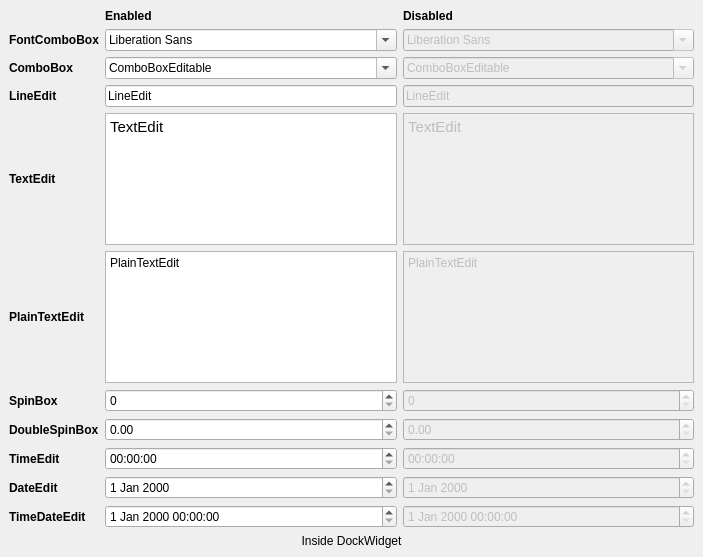
<?xml version="1.0" encoding="UTF-8"?>
<ui version="4.0">
 <class>DockWidget</class>
 <widget class="QDockWidget" name="DockWidget">
  <property name="geometry">
   <rect>
    <x>0</x>
    <y>0</y>
    <width>703</width>
    <height>557</height>
   </rect>
  </property>
  <property name="windowTitle">
   <string>Inputs - Fields</string>
  </property>
  <widget class="QWidget" name="dockWidgetContents">
   <layout class="QGridLayout" name="gridLayout">
    <item row="0" column="1">
     <widget class="QLabel" name="label">
      <property name="font">
       <font>
        <weight>75</weight>
        <bold>true</bold>
       </font>
      </property>
      <property name="text">
       <string>Enabled</string>
      </property>
     </widget>
    </item>
    <item row="0" column="2">
     <widget class="QLabel" name="label_2">
      <property name="font">
       <font>
        <weight>75</weight>
        <bold>true</bold>
       </font>
      </property>
      <property name="text">
       <string>Disabled</string>
      </property>
     </widget>
    </item>
    <item row="1" column="0">
     <widget class="QLabel" name="label_12">
      <property name="minimumSize">
       <size>
        <width>0</width>
        <height>0</height>
       </size>
      </property>
      <property name="maximumSize">
       <size>
        <width>16777215</width>
        <height>16777215</height>
       </size>
      </property>
      <property name="font">
       <font>
        <weight>75</weight>
        <bold>true</bold>
       </font>
      </property>
      <property name="toolTip">
       <string>This is a tool tip</string>
      </property>
      <property name="statusTip">
       <string>This is a status tip</string>
      </property>
      <property name="whatsThis">
       <string>This is &quot;what is this&quot;</string>
      </property>
      <property name="text">
       <string>FontComboBox</string>
      </property>
     </widget>
    </item>
    <item row="1" column="1">
     <widget class="QFontComboBox" name="fontComboBox">
      <property name="minimumSize">
       <size>
        <width>0</width>
        <height>0</height>
       </size>
      </property>
      <property name="maximumSize">
       <size>
        <width>16777215</width>
        <height>16777215</height>
       </size>
      </property>
      <property name="toolTip">
       <string>This is a tool tip</string>
      </property>
      <property name="statusTip">
       <string>This is a status tip</string>
      </property>
      <property name="whatsThis">
       <string>This is &quot;what is this&quot;</string>
      </property>
     </widget>
    </item>
    <item row="1" column="2">
     <widget class="QFontComboBox" name="fontComboBoxDis">
      <property name="enabled">
       <bool>false</bool>
      </property>
      <property name="minimumSize">
       <size>
        <width>0</width>
        <height>0</height>
       </size>
      </property>
      <property name="maximumSize">
       <size>
        <width>16777215</width>
        <height>16777215</height>
       </size>
      </property>
      <property name="toolTip">
       <string>This is a tool tip</string>
      </property>
      <property name="statusTip">
       <string>This is a status tip</string>
      </property>
      <property name="whatsThis">
       <string>This is &quot;what is this&quot;</string>
      </property>
     </widget>
    </item>
    <item row="2" column="0">
     <widget class="QLabel" name="label_3">
      <property name="text">
       <string>&lt;html&gt;&lt;head/&gt;&lt;body&gt;&lt;p&gt;&lt;span style=&quot; font-weight:600;&quot;&gt;ComboBox&lt;/span&gt;&lt;/p&gt;&lt;/body&gt;&lt;/html&gt;</string>
      </property>
     </widget>
    </item>
    <item row="2" column="1">
     <widget class="QComboBox" name="comboBoxEdit">
      <property name="editable">
       <bool>true</bool>
      </property>
      <item>
       <property name="text">
        <string>ComboBoxEditable</string>
       </property>
      </item>
      <item>
       <property name="text">
        <string>Second option</string>
       </property>
      </item>
      <item>
       <property name="text">
        <string/>
       </property>
      </item>
     </widget>
    </item>
    <item row="2" column="2">
     <widget class="QComboBox" name="comboBoxEditDis">
      <property name="enabled">
       <bool>false</bool>
      </property>
      <property name="editable">
       <bool>true</bool>
      </property>
      <item>
       <property name="text">
        <string>ComboBoxEditable</string>
       </property>
      </item>
      <item>
       <property name="text">
        <string>Second option</string>
       </property>
      </item>
      <item>
       <property name="text">
        <string/>
       </property>
      </item>
     </widget>
    </item>
    <item row="3" column="0">
     <widget class="QLabel" name="label_13">
      <property name="minimumSize">
       <size>
        <width>0</width>
        <height>0</height>
       </size>
      </property>
      <property name="maximumSize">
       <size>
        <width>16777215</width>
        <height>16777215</height>
       </size>
      </property>
      <property name="font">
       <font>
        <weight>75</weight>
        <bold>true</bold>
       </font>
      </property>
      <property name="toolTip">
       <string>This is a tool tip</string>
      </property>
      <property name="statusTip">
       <string>This is a status tip</string>
      </property>
      <property name="whatsThis">
       <string>This is &quot;what is this&quot;</string>
      </property>
      <property name="text">
       <string>LineEdit</string>
      </property>
     </widget>
    </item>
    <item row="3" column="1">
     <widget class="QLineEdit" name="lineEdit">
      <property name="sizePolicy">
       <sizepolicy hsizetype="Preferred" vsizetype="Fixed">
        <horstretch>0</horstretch>
        <verstretch>0</verstretch>
       </sizepolicy>
      </property>
      <property name="minimumSize">
       <size>
        <width>0</width>
        <height>0</height>
       </size>
      </property>
      <property name="maximumSize">
       <size>
        <width>16777215</width>
        <height>16777215</height>
       </size>
      </property>
      <property name="toolTip">
       <string>This is a tool tip</string>
      </property>
      <property name="statusTip">
       <string>This is a status tip</string>
      </property>
      <property name="whatsThis">
       <string>This is &quot;what is this&quot;</string>
      </property>
      <property name="text">
       <string>LineEdit</string>
      </property>
     </widget>
    </item>
    <item row="3" column="2">
     <widget class="QLineEdit" name="lineEditDis">
      <property name="enabled">
       <bool>false</bool>
      </property>
      <property name="sizePolicy">
       <sizepolicy hsizetype="Preferred" vsizetype="Fixed">
        <horstretch>0</horstretch>
        <verstretch>0</verstretch>
       </sizepolicy>
      </property>
      <property name="minimumSize">
       <size>
        <width>0</width>
        <height>0</height>
       </size>
      </property>
      <property name="maximumSize">
       <size>
        <width>16777215</width>
        <height>16777215</height>
       </size>
      </property>
      <property name="toolTip">
       <string>This is a tool tip</string>
      </property>
      <property name="statusTip">
       <string>This is a status tip</string>
      </property>
      <property name="whatsThis">
       <string>This is &quot;what is this&quot;</string>
      </property>
      <property name="text">
       <string>LineEdit</string>
      </property>
     </widget>
    </item>
    <item row="4" column="0">
     <widget class="QLabel" name="label_14">
      <property name="minimumSize">
       <size>
        <width>0</width>
        <height>0</height>
       </size>
      </property>
      <property name="maximumSize">
       <size>
        <width>16777215</width>
        <height>16777215</height>
       </size>
      </property>
      <property name="font">
       <font>
        <weight>75</weight>
        <bold>true</bold>
       </font>
      </property>
      <property name="toolTip">
       <string>This is a tool tip</string>
      </property>
      <property name="statusTip">
       <string>This is a status tip</string>
      </property>
      <property name="whatsThis">
       <string>This is &quot;what is this&quot;</string>
      </property>
      <property name="text">
       <string>TextEdit</string>
      </property>
     </widget>
    </item>
    <item row="4" column="1">
     <widget class="QTextEdit" name="textEdit">
      <property name="minimumSize">
       <size>
        <width>0</width>
        <height>0</height>
       </size>
      </property>
      <property name="maximumSize">
       <size>
        <width>16777215</width>
        <height>16777215</height>
       </size>
      </property>
      <property name="toolTip">
       <string>This is a tool tip</string>
      </property>
      <property name="statusTip">
       <string>This is a status tip</string>
      </property>
      <property name="whatsThis">
       <string>This is &quot;what is this&quot;</string>
      </property>
      <property name="html">
       <string>&lt;!DOCTYPE HTML PUBLIC &quot;-//W3C//DTD HTML 4.0//EN&quot; &quot;http://www.w3.org/TR/REC-html40/strict.dtd&quot;&gt;
&lt;html&gt;&lt;head&gt;&lt;meta name=&quot;qrichtext&quot; content=&quot;1&quot; /&gt;&lt;style type=&quot;text/css&quot;&gt;
p, li { white-space: pre-wrap; }
&lt;/style&gt;&lt;/head&gt;&lt;body style=&quot; font-family:'Cantarell'; font-size:11pt; font-weight:400; font-style:normal;&quot;&gt;
&lt;p style=&quot; margin-top:0px; margin-bottom:0px; margin-left:0px; margin-right:0px; -qt-block-indent:0; text-indent:0px;&quot;&gt;TextEdit&lt;/p&gt;&lt;/body&gt;&lt;/html&gt;</string>
      </property>
     </widget>
    </item>
    <item row="4" column="2">
     <widget class="QTextEdit" name="textEditDis">
      <property name="enabled">
       <bool>false</bool>
      </property>
      <property name="minimumSize">
       <size>
        <width>0</width>
        <height>0</height>
       </size>
      </property>
      <property name="maximumSize">
       <size>
        <width>16777215</width>
        <height>16777215</height>
       </size>
      </property>
      <property name="toolTip">
       <string>This is a tool tip</string>
      </property>
      <property name="statusTip">
       <string>This is a status tip</string>
      </property>
      <property name="whatsThis">
       <string>This is &quot;what is this&quot;</string>
      </property>
      <property name="html">
       <string>&lt;!DOCTYPE HTML PUBLIC &quot;-//W3C//DTD HTML 4.0//EN&quot; &quot;http://www.w3.org/TR/REC-html40/strict.dtd&quot;&gt;
&lt;html&gt;&lt;head&gt;&lt;meta name=&quot;qrichtext&quot; content=&quot;1&quot; /&gt;&lt;style type=&quot;text/css&quot;&gt;
p, li { white-space: pre-wrap; }
&lt;/style&gt;&lt;/head&gt;&lt;body style=&quot; font-family:'Cantarell'; font-size:11pt; font-weight:400; font-style:normal;&quot;&gt;
&lt;p style=&quot; margin-top:0px; margin-bottom:0px; margin-left:0px; margin-right:0px; -qt-block-indent:0; text-indent:0px;&quot;&gt;TextEdit&lt;/p&gt;&lt;/body&gt;&lt;/html&gt;</string>
      </property>
     </widget>
    </item>
    <item row="5" column="0">
     <widget class="QLabel" name="label_15">
      <property name="minimumSize">
       <size>
        <width>0</width>
        <height>0</height>
       </size>
      </property>
      <property name="maximumSize">
       <size>
        <width>16777215</width>
        <height>16777215</height>
       </size>
      </property>
      <property name="font">
       <font>
        <weight>75</weight>
        <bold>true</bold>
       </font>
      </property>
      <property name="toolTip">
       <string>This is a tool tip</string>
      </property>
      <property name="statusTip">
       <string>This is a status tip</string>
      </property>
      <property name="whatsThis">
       <string>This is &quot;what is this&quot;</string>
      </property>
      <property name="text">
       <string>PlainTextEdit</string>
      </property>
     </widget>
    </item>
    <item row="5" column="1">
     <widget class="QPlainTextEdit" name="plainTextEdit">
      <property name="minimumSize">
       <size>
        <width>0</width>
        <height>0</height>
       </size>
      </property>
      <property name="maximumSize">
       <size>
        <width>16777215</width>
        <height>16777215</height>
       </size>
      </property>
      <property name="toolTip">
       <string>This is a tool tip</string>
      </property>
      <property name="statusTip">
       <string>This is a status tip</string>
      </property>
      <property name="whatsThis">
       <string>This is &quot;what is this&quot;</string>
      </property>
      <property name="plainText">
       <string>PlainTextEdit</string>
      </property>
     </widget>
    </item>
    <item row="5" column="2">
     <widget class="QPlainTextEdit" name="plainTextEditDis">
      <property name="enabled">
       <bool>false</bool>
      </property>
      <property name="minimumSize">
       <size>
        <width>0</width>
        <height>0</height>
       </size>
      </property>
      <property name="maximumSize">
       <size>
        <width>16777215</width>
        <height>16777215</height>
       </size>
      </property>
      <property name="toolTip">
       <string>This is a tool tip</string>
      </property>
      <property name="statusTip">
       <string>This is a status tip</string>
      </property>
      <property name="whatsThis">
       <string>This is &quot;what is this&quot;</string>
      </property>
      <property name="plainText">
       <string>PlainTextEdit</string>
      </property>
     </widget>
    </item>
    <item row="6" column="0">
     <widget class="QLabel" name="label_16">
      <property name="minimumSize">
       <size>
        <width>0</width>
        <height>0</height>
       </size>
      </property>
      <property name="maximumSize">
       <size>
        <width>16777215</width>
        <height>16777215</height>
       </size>
      </property>
      <property name="font">
       <font>
        <weight>75</weight>
        <bold>true</bold>
       </font>
      </property>
      <property name="toolTip">
       <string>This is a tool tip</string>
      </property>
      <property name="statusTip">
       <string>This is a status tip</string>
      </property>
      <property name="whatsThis">
       <string>This is &quot;what is this&quot;</string>
      </property>
      <property name="text">
       <string>SpinBox</string>
      </property>
     </widget>
    </item>
    <item row="6" column="1">
     <widget class="QSpinBox" name="spinBox">
      <property name="minimumSize">
       <size>
        <width>0</width>
        <height>0</height>
       </size>
      </property>
      <property name="maximumSize">
       <size>
        <width>16777215</width>
        <height>16777215</height>
       </size>
      </property>
      <property name="toolTip">
       <string>This is a tool tip</string>
      </property>
      <property name="statusTip">
       <string>This is a status tip</string>
      </property>
      <property name="whatsThis">
       <string>This is &quot;what is this&quot;</string>
      </property>
     </widget>
    </item>
    <item row="6" column="2">
     <widget class="QSpinBox" name="spinBoxDis">
      <property name="enabled">
       <bool>false</bool>
      </property>
      <property name="minimumSize">
       <size>
        <width>0</width>
        <height>0</height>
       </size>
      </property>
      <property name="maximumSize">
       <size>
        <width>16777215</width>
        <height>16777215</height>
       </size>
      </property>
      <property name="toolTip">
       <string>This is a tool tip</string>
      </property>
      <property name="statusTip">
       <string>This is a status tip</string>
      </property>
      <property name="whatsThis">
       <string>This is &quot;what is this&quot;</string>
      </property>
     </widget>
    </item>
    <item row="7" column="0">
     <widget class="QLabel" name="label_17">
      <property name="minimumSize">
       <size>
        <width>0</width>
        <height>0</height>
       </size>
      </property>
      <property name="maximumSize">
       <size>
        <width>16777215</width>
        <height>16777215</height>
       </size>
      </property>
      <property name="font">
       <font>
        <weight>75</weight>
        <bold>true</bold>
       </font>
      </property>
      <property name="toolTip">
       <string>This is a tool tip</string>
      </property>
      <property name="statusTip">
       <string>This is a status tip</string>
      </property>
      <property name="whatsThis">
       <string>This is &quot;what is this&quot;</string>
      </property>
      <property name="text">
       <string>DoubleSpinBox</string>
      </property>
     </widget>
    </item>
    <item row="7" column="1">
     <widget class="QDoubleSpinBox" name="doubleSpinBox">
      <property name="minimumSize">
       <size>
        <width>0</width>
        <height>0</height>
       </size>
      </property>
      <property name="maximumSize">
       <size>
        <width>16777215</width>
        <height>16777215</height>
       </size>
      </property>
      <property name="toolTip">
       <string>This is a tool tip</string>
      </property>
      <property name="statusTip">
       <string>This is a status tip</string>
      </property>
      <property name="whatsThis">
       <string>This is &quot;what is this&quot;</string>
      </property>
     </widget>
    </item>
    <item row="7" column="2">
     <widget class="QDoubleSpinBox" name="doubleSpinBoxDis">
      <property name="enabled">
       <bool>false</bool>
      </property>
      <property name="minimumSize">
       <size>
        <width>0</width>
        <height>0</height>
       </size>
      </property>
      <property name="maximumSize">
       <size>
        <width>16777215</width>
        <height>16777215</height>
       </size>
      </property>
      <property name="toolTip">
       <string>This is a tool tip</string>
      </property>
      <property name="statusTip">
       <string>This is a status tip</string>
      </property>
      <property name="whatsThis">
       <string>This is &quot;what is this&quot;</string>
      </property>
     </widget>
    </item>
    <item row="8" column="0">
     <widget class="QLabel" name="label_18">
      <property name="minimumSize">
       <size>
        <width>0</width>
        <height>0</height>
       </size>
      </property>
      <property name="maximumSize">
       <size>
        <width>16777215</width>
        <height>16777215</height>
       </size>
      </property>
      <property name="font">
       <font>
        <weight>75</weight>
        <bold>true</bold>
       </font>
      </property>
      <property name="toolTip">
       <string>This is a tool tip</string>
      </property>
      <property name="statusTip">
       <string>This is a status tip</string>
      </property>
      <property name="whatsThis">
       <string>This is &quot;what is this&quot;</string>
      </property>
      <property name="text">
       <string>TimeEdit</string>
      </property>
     </widget>
    </item>
    <item row="8" column="1">
     <widget class="QTimeEdit" name="timeEdit">
      <property name="minimumSize">
       <size>
        <width>0</width>
        <height>0</height>
       </size>
      </property>
      <property name="maximumSize">
       <size>
        <width>16777215</width>
        <height>16777215</height>
       </size>
      </property>
      <property name="toolTip">
       <string>This is a tool tip</string>
      </property>
      <property name="statusTip">
       <string>This is a status tip</string>
      </property>
      <property name="whatsThis">
       <string>This is &quot;what is this&quot;</string>
      </property>
     </widget>
    </item>
    <item row="8" column="2">
     <widget class="QTimeEdit" name="timeEditDis">
      <property name="enabled">
       <bool>false</bool>
      </property>
      <property name="minimumSize">
       <size>
        <width>0</width>
        <height>0</height>
       </size>
      </property>
      <property name="maximumSize">
       <size>
        <width>16777215</width>
        <height>16777215</height>
       </size>
      </property>
      <property name="toolTip">
       <string>This is a tool tip</string>
      </property>
      <property name="statusTip">
       <string>This is a status tip</string>
      </property>
      <property name="whatsThis">
       <string>This is &quot;what is this&quot;</string>
      </property>
     </widget>
    </item>
    <item row="9" column="0">
     <widget class="QLabel" name="label_19">
      <property name="minimumSize">
       <size>
        <width>0</width>
        <height>0</height>
       </size>
      </property>
      <property name="maximumSize">
       <size>
        <width>16777215</width>
        <height>16777215</height>
       </size>
      </property>
      <property name="font">
       <font>
        <weight>75</weight>
        <bold>true</bold>
       </font>
      </property>
      <property name="toolTip">
       <string>This is a tool tip</string>
      </property>
      <property name="statusTip">
       <string>This is a status tip</string>
      </property>
      <property name="whatsThis">
       <string>This is &quot;what is this&quot;</string>
      </property>
      <property name="text">
       <string>DateEdit</string>
      </property>
     </widget>
    </item>
    <item row="9" column="1">
     <widget class="QDateEdit" name="dateEdit">
      <property name="minimumSize">
       <size>
        <width>0</width>
        <height>0</height>
       </size>
      </property>
      <property name="maximumSize">
       <size>
        <width>16777215</width>
        <height>16777215</height>
       </size>
      </property>
      <property name="toolTip">
       <string>This is a tool tip</string>
      </property>
      <property name="statusTip">
       <string>This is a status tip</string>
      </property>
      <property name="whatsThis">
       <string>This is &quot;what is this&quot;</string>
      </property>
     </widget>
    </item>
    <item row="9" column="2">
     <widget class="QDateEdit" name="dateEditDis">
      <property name="enabled">
       <bool>false</bool>
      </property>
      <property name="minimumSize">
       <size>
        <width>0</width>
        <height>0</height>
       </size>
      </property>
      <property name="maximumSize">
       <size>
        <width>16777215</width>
        <height>16777215</height>
       </size>
      </property>
      <property name="toolTip">
       <string>This is a tool tip</string>
      </property>
      <property name="statusTip">
       <string>This is a status tip</string>
      </property>
      <property name="whatsThis">
       <string>This is &quot;what is this&quot;</string>
      </property>
     </widget>
    </item>
    <item row="10" column="0">
     <widget class="QLabel" name="label_20">
      <property name="minimumSize">
       <size>
        <width>0</width>
        <height>0</height>
       </size>
      </property>
      <property name="maximumSize">
       <size>
        <width>16777215</width>
        <height>16777215</height>
       </size>
      </property>
      <property name="font">
       <font>
        <weight>75</weight>
        <bold>true</bold>
       </font>
      </property>
      <property name="toolTip">
       <string>This is a tool tip</string>
      </property>
      <property name="statusTip">
       <string>This is a status tip</string>
      </property>
      <property name="whatsThis">
       <string>This is &quot;what is this&quot;</string>
      </property>
      <property name="text">
       <string>TimeDateEdit</string>
      </property>
     </widget>
    </item>
    <item row="10" column="1">
     <widget class="QDateTimeEdit" name="dateTimeEdit">
      <property name="minimumSize">
       <size>
        <width>0</width>
        <height>0</height>
       </size>
      </property>
      <property name="maximumSize">
       <size>
        <width>16777215</width>
        <height>16777215</height>
       </size>
      </property>
      <property name="toolTip">
       <string>This is a tool tip</string>
      </property>
      <property name="statusTip">
       <string>This is a status tip</string>
      </property>
      <property name="whatsThis">
       <string>This is &quot;what is this&quot;</string>
      </property>
     </widget>
    </item>
    <item row="10" column="2">
     <widget class="QDateTimeEdit" name="dateTimeEditDis">
      <property name="enabled">
       <bool>false</bool>
      </property>
      <property name="minimumSize">
       <size>
        <width>0</width>
        <height>0</height>
       </size>
      </property>
      <property name="maximumSize">
       <size>
        <width>16777215</width>
        <height>16777215</height>
       </size>
      </property>
      <property name="toolTip">
       <string>This is a tool tip</string>
      </property>
      <property name="statusTip">
       <string>This is a status tip</string>
      </property>
      <property name="whatsThis">
       <string>This is &quot;what is this&quot;</string>
      </property>
     </widget>
    </item>
    <item row="11" column="0">
     <spacer name="verticalSpacer">
      <property name="toolTip">
       <string>This is a tool tip</string>
      </property>
      <property name="statusTip">
       <string>This is a status tip</string>
      </property>
      <property name="whatsThis">
       <string>This is &quot;what is this&quot;</string>
      </property>
      <property name="orientation">
       <enum>Qt::Vertical</enum>
      </property>
      <property name="sizeHint" stdset="0">
       <size>
        <width>20</width>
        <height>40</height>
       </size>
      </property>
     </spacer>
    </item>
    <item row="12" column="0" colspan="3">
     <widget class="QLabel" name="label_51">
      <property name="toolTip">
       <string>This is a tool tip</string>
      </property>
      <property name="statusTip">
       <string>This is a status tip</string>
      </property>
      <property name="whatsThis">
       <string>This is &quot;what is this&quot;</string>
      </property>
      <property name="text">
       <string>Inside DockWidget</string>
      </property>
      <property name="alignment">
       <set>Qt::AlignCenter</set>
      </property>
     </widget>
    </item>
   </layout>
  </widget>
 </widget>
 <resources/>
 <connections>
  <connection>
   <sender>fontComboBox</sender>
   <signal>editTextChanged(QString)</signal>
   <receiver>fontComboBoxDis</receiver>
   <slot>setEditText(QString)</slot>
   <hints>
    <hint type="sourcelabel">
     <x>255</x>
     <y>75</y>
    </hint>
    <hint type="destinationlabel">
     <x>493</x>
     <y>72</y>
    </hint>
   </hints>
  </connection>
  <connection>
   <sender>lineEdit</sender>
   <signal>textEdited(QString)</signal>
   <receiver>lineEditDis</receiver>
   <slot>setText(QString)</slot>
   <hints>
    <hint type="sourcelabel">
     <x>344</x>
     <y>111</y>
    </hint>
    <hint type="destinationlabel">
     <x>440</x>
     <y>113</y>
    </hint>
   </hints>
  </connection>
  <connection>
   <sender>spinBox</sender>
   <signal>valueChanged(int)</signal>
   <receiver>spinBoxDis</receiver>
   <slot>setValue(int)</slot>
   <hints>
    <hint type="sourcelabel">
     <x>262</x>
     <y>320</y>
    </hint>
    <hint type="destinationlabel">
     <x>464</x>
     <y>320</y>
    </hint>
   </hints>
  </connection>
  <connection>
   <sender>doubleSpinBox</sender>
   <signal>valueChanged(double)</signal>
   <receiver>doubleSpinBoxDis</receiver>
   <slot>setValue(double)</slot>
   <hints>
    <hint type="sourcelabel">
     <x>252</x>
     <y>358</y>
    </hint>
    <hint type="destinationlabel">
     <x>459</x>
     <y>358</y>
    </hint>
   </hints>
  </connection>
  <connection>
   <sender>timeEdit</sender>
   <signal>timeChanged(QTime)</signal>
   <receiver>timeEditDis</receiver>
   <slot>setTime(QTime)</slot>
   <hints>
    <hint type="sourcelabel">
     <x>235</x>
     <y>396</y>
    </hint>
    <hint type="destinationlabel">
     <x>475</x>
     <y>396</y>
    </hint>
   </hints>
  </connection>
  <connection>
   <sender>dateEdit</sender>
   <signal>dateTimeChanged(QDateTime)</signal>
   <receiver>dateEditDis</receiver>
   <slot>setDateTime(QDateTime)</slot>
   <hints>
    <hint type="sourcelabel">
     <x>292</x>
     <y>434</y>
    </hint>
    <hint type="destinationlabel">
     <x>477</x>
     <y>434</y>
    </hint>
   </hints>
  </connection>
  <connection>
   <sender>dateTimeEdit</sender>
   <signal>dateTimeChanged(QDateTime)</signal>
   <receiver>dateTimeEditDis</receiver>
   <slot>setDateTime(QDateTime)</slot>
   <hints>
    <hint type="sourcelabel">
     <x>299</x>
     <y>472</y>
    </hint>
    <hint type="destinationlabel">
     <x>491</x>
     <y>472</y>
    </hint>
   </hints>
  </connection>
 </connections>
</ui>
